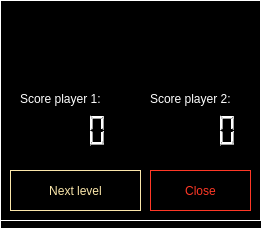
<?xml version="1.0" encoding="UTF-8"?>
<ui version="4.0">
 <class>Detail</class>
 <widget class="QDialog" name="Detail">
  <property name="geometry">
   <rect>
    <x>0</x>
    <y>0</y>
    <width>262</width>
    <height>229</height>
   </rect>
  </property>
  <property name="windowTitle">
   <string>Dialog</string>
  </property>
  <property name="styleSheet">
   <string notr="true">border:1px solid white;
background-color: black;</string>
  </property>
  <widget class="QPushButton" name="btn_next">
   <property name="geometry">
    <rect>
     <x>10</x>
     <y>170</y>
     <width>131</width>
     <height>41</height>
    </rect>
   </property>
   <property name="styleSheet">
    <string notr="true">QPushButton {
	color: #FAE6AA;	
	border: 1px solid #FAE6AA;
	background-color: transparent;
	font: italic 15pt &quot;Harlow Solid Italic&quot;;
}

QPushButton:hover { 
	background-color: #FAE6AA;
	color: black;
}

QPushButton:pressed { 
	color: #F3A71E;
	border: 1px solid #F3A71E;
	background-color: rgba(0, 0, 0, .4);
}</string>
   </property>
   <property name="text">
    <string>Next level</string>
   </property>
   <property name="flat">
    <bool>true</bool>
   </property>
  </widget>
  <widget class="QPushButton" name="btn_close">
   <property name="geometry">
    <rect>
     <x>150</x>
     <y>170</y>
     <width>101</width>
     <height>41</height>
    </rect>
   </property>
   <property name="styleSheet">
    <string notr="true">QPushButton {
	color: rgb(255, 56, 38);	
	border: 1px solid rgb(255, 56, 38);
background-color: transparent;
	font: italic 15pt &quot;Harlow Solid Italic&quot;;
}

QPushButton:hover { 
	background-color: rgb(255, 56, 38);
	color: white;
}

QPushButton:pressed { 
	color: #F3A71E;
	border: 1px solid #F3A71E;
	background-color: rgba(0, 0, 0, .4);
}</string>
   </property>
   <property name="text">
    <string>Close</string>
   </property>
   <property name="flat">
    <bool>true</bool>
   </property>
  </widget>
  <widget class="QLabel" name="lbl_back">
   <property name="geometry">
    <rect>
     <x>0</x>
     <y>0</y>
     <width>261</width>
     <height>221</height>
    </rect>
   </property>
   <property name="text">
    <string>&lt;html&gt;&lt;head/&gt;&lt;body&gt;&lt;p&gt;&lt;img src=&quot;:/Img/back-modal.jpg&quot;/&gt;&lt;/p&gt;&lt;/body&gt;&lt;/html&gt;</string>
   </property>
  </widget>
  <widget class="QLabel" name="lbl_username">
   <property name="geometry">
    <rect>
     <x>20</x>
     <y>90</y>
     <width>101</width>
     <height>17</height>
    </rect>
   </property>
   <property name="styleSheet">
    <string notr="true">color: white;
border: 0px;
background-color: transparent;</string>
   </property>
   <property name="text">
    <string>Score player 1:</string>
   </property>
  </widget>
  <widget class="QLCDNumber" name="lcd_score1">
   <property name="geometry">
    <rect>
     <x>20</x>
     <y>110</y>
     <width>91</width>
     <height>41</height>
    </rect>
   </property>
   <property name="styleSheet">
    <string notr="true">border: 0px;
color: white;
background-color: transparent;</string>
   </property>
   <property name="frameShadow">
    <enum>QFrame::Raised</enum>
   </property>
   <property name="lineWidth">
    <number>1</number>
   </property>
  </widget>
  <widget class="QLabel" name="lbl_username_2">
   <property name="geometry">
    <rect>
     <x>150</x>
     <y>90</y>
     <width>101</width>
     <height>17</height>
    </rect>
   </property>
   <property name="styleSheet">
    <string notr="true">color: white;
border: 0px;
background-color: transparent;</string>
   </property>
   <property name="text">
    <string>Score player 2:</string>
   </property>
  </widget>
  <widget class="QLCDNumber" name="lcd_score2">
   <property name="geometry">
    <rect>
     <x>150</x>
     <y>110</y>
     <width>91</width>
     <height>41</height>
    </rect>
   </property>
   <property name="styleSheet">
    <string notr="true">border: 0px;
color: white;
background-color: transparent;</string>
   </property>
   <property name="frameShadow">
    <enum>QFrame::Raised</enum>
   </property>
   <property name="lineWidth">
    <number>1</number>
   </property>
  </widget>
  <widget class="QLabel" name="lbl_info">
   <property name="geometry">
    <rect>
     <x>30</x>
     <y>20</y>
     <width>191</width>
     <height>31</height>
    </rect>
   </property>
   <property name="styleSheet">
    <string notr="true">font: italic 18pt &quot;Harlow Solid Italic&quot;;
color: #FAE6AA;
border: 0px;
background-color: transparent;</string>
   </property>
   <property name="text">
    <string/>
   </property>
   <property name="alignment">
    <set>Qt::AlignCenter</set>
   </property>
  </widget>
  <zorder>lbl_back</zorder>
  <zorder>btn_next</zorder>
  <zorder>btn_close</zorder>
  <zorder>lbl_username</zorder>
  <zorder>lcd_score1</zorder>
  <zorder>lbl_username_2</zorder>
  <zorder>lcd_score2</zorder>
  <zorder>lbl_info</zorder>
 </widget>
 <resources/>
 <connections>
  <connection>
   <sender>btn_close</sender>
   <signal>clicked()</signal>
   <receiver>Detail</receiver>
   <slot>close()</slot>
   <hints>
    <hint type="sourcelabel">
     <x>137</x>
     <y>297</y>
    </hint>
    <hint type="destinationlabel">
     <x>146</x>
     <y>316</y>
    </hint>
   </hints>
  </connection>
 </connections>
</ui>
